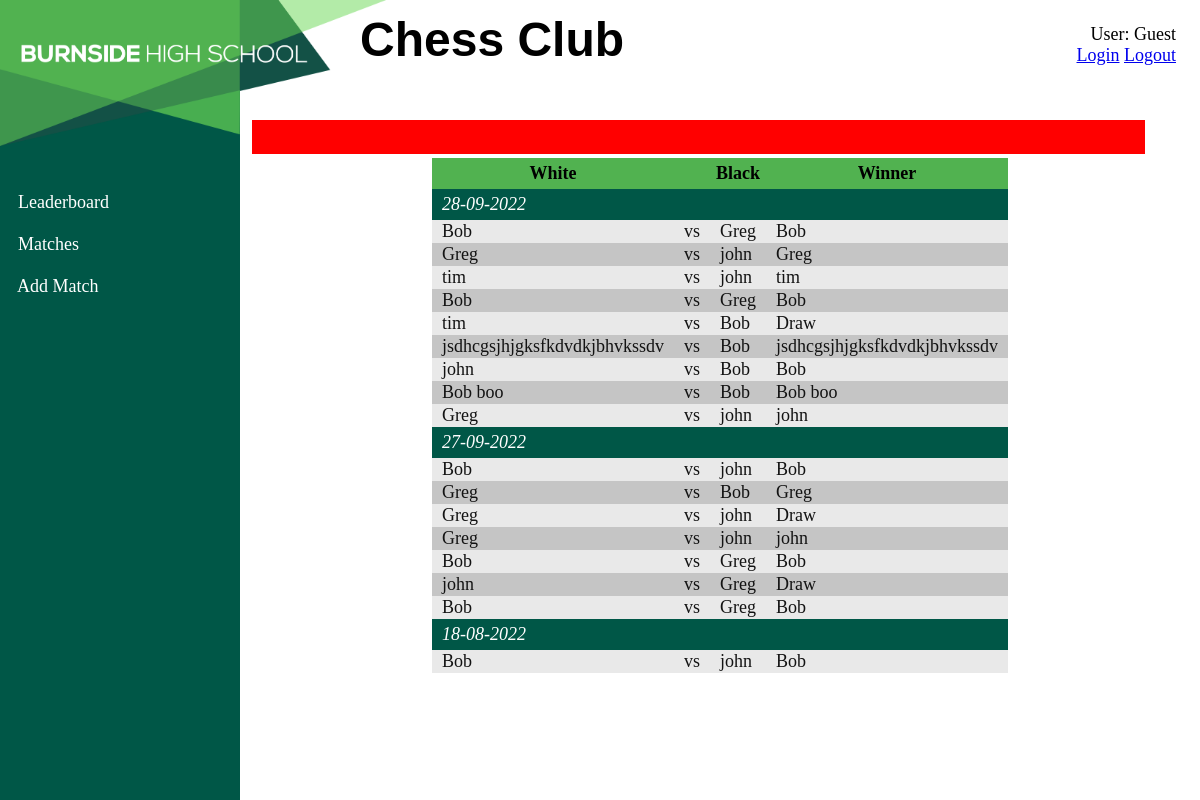
Page /matches on the earlier database version.
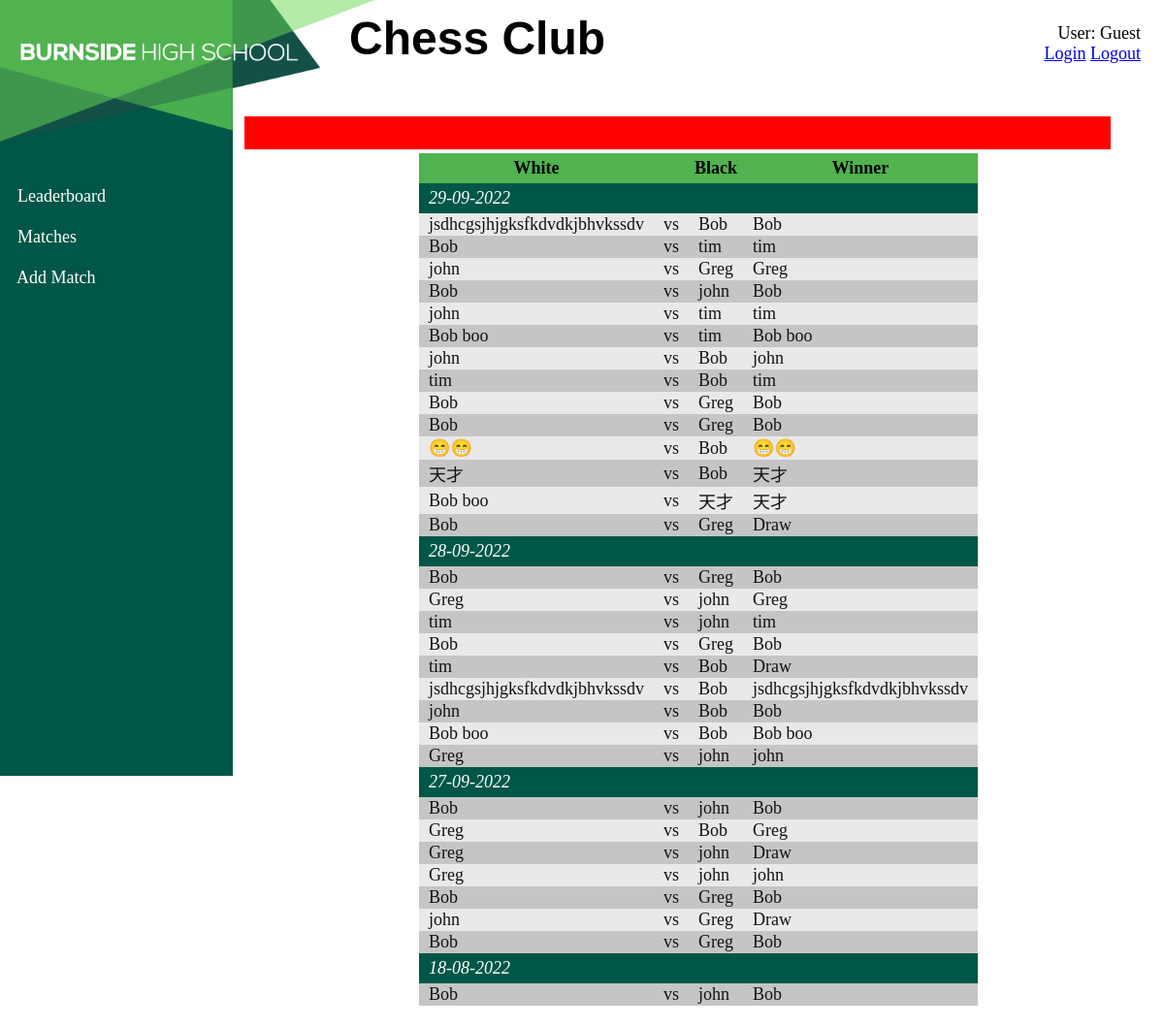
Same page on the later database version.
### models.py (models this page shows, shortened)
class User(db.Model):
    __tablename__ = "User"
    id = db.Column(db.Integer, primary_key=True)
    name = db.Column(db.String(80))
    password = db.Column(db.String())
    salt = db.Column(db.String())
    is_admin = db.Column(db.Boolean)
    score = db.Column(db.Integer)
    num_white_win = db.Column(db.Integer)
    num_white_loss = db.Column(db.Integer)
    num_white_draw = db.Column(db.Integer)
    num_black_win = db.Column(db.Integer)
    num_black_loss = db.Column(db.Integer)
    num_black_draw = db.Column(db.Integer)
    matches = db.relationship('Match', secondary=UserMatch, back_populates='users')

### app.py (the view)
@app.route('/matches', methods=["GET"])
def matches():
    match_list = Match.query.all()
    match_list = [[match.date.strftime("%d-%m-%Y"),
                   [[user.id, user.name] for user in match.users],
                   match.white, match.white_won] for match in match_list]
    match_list.sort(key=sort_by_date)
    if len(match_list) == 0:
        return render_template("matches.html", matches=[])
    timed_list = [[match_list[0][0], []]]
    for match in match_list:
        date = match[0]
        winner = "Draw"
        if match[2] == match[1][0][0]:
            white = match[1][0][1]
            black = match[1][1][1]
        else:
            white = match[1][1][1]
            black = match[1][0][1]
        if match[3] == 1:
            winner = white[:]
        elif match[3] == 0:
            winner = black[:]
        match = [match[1][0][1], match[1][1][1], winner]
        if date == timed_list[-1][0]:
            timed_list[-1][1].append(match)
        else:
            timed_list.append([date, [match]])
    return render_template("matches.html", matches=timed_list)

### app.py (called while the page is built)
def sort_by_date(match):
    date = list(map(int, match[0].split("-")))
    return [-date[2], -date[1], -date[0]]

### templates/matches.html (shortened to what this page needs)
{% extends 'layout.html' %}
{% block content %}
<div>
    <table>
            <tr>
                <th style="width: 30%;">White</th>
                <th style="width: 10%"></th>
                <th style="width: 30%;">Black</th>
                <th style="width: 30%;">Winner</th>
            </tr>
            {% for i in matches %}
            {% set day = i.pop(1) %}
            <tr class="dateHead" style="background-color: #005747; color: white;">
                <td>{{i[0]}}</td>
                <td></td>
                <td></td>
                <td></td>
            </tr>
            {% for match in day %}
            <tr>
                <td>{{match[0]}}</td>
                <td>vs</td>
                <td>{{match[1]}}</td>
                <td>{{match[2]}}</td>
            </tr>
            {% endfor %}
            {% endfor %}
    </table>
</div>
{% endblock %}

Differences in the rows shown:
added User: name "😁😁", name "😁😁"
added User: name "天才", name "天才" "天才", name "天才"
Other differences:
new list line: "29-09-2022 vs vs vs vs vs vs vs vs vs vs vs vs vs vs Draw"
new list line: "jsdhcgsjhjgksfkdvdkjbhvkssdv"
new list line: "Bob Bob Bob Bob Bob Bob Bob Bob Bob Bob Bob Bob Bob Bob"
new list line: "tim tim tim tim tim tim tim"
new list line: "john john john john john"
new list line: "Greg Greg Greg Greg Greg"
new list line: "Bob boo Bob boo Bob boo"
